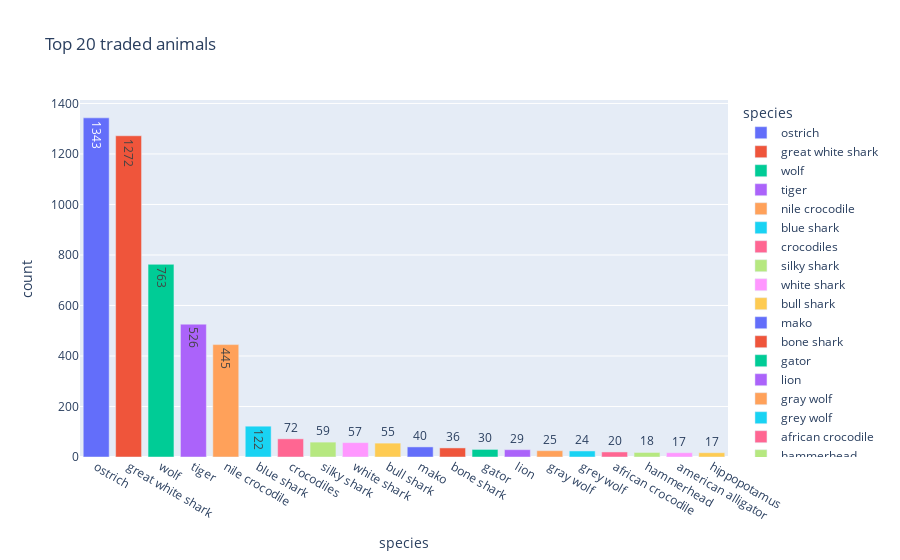

The notebook cell saved with this chart:
### Code cell
fig = px.bar(wildlife_count.head(20), y='count', x='species', color='species',
             title="Top 20 traded animals", text=wildlife_count.head(20)['count'].astype(str))
fig.show()

### Figure 1 — Plotly figure (JSON) as saved in the notebook; plotly's stock layout.template omitted (floating-point values rounded to 4 significant figures)
{"data": [{"alignmentgroup": "True", "hovertemplate": "species=%{x}<br>count=%{y}<br>text=%{text}<extra></extra>", "legendgroup": "ostrich", "marker": {"color": "#636efa", "pattern": {"shape": ""}}, "name": "ostrich", "offsetgroup": "ostrich", "orientation": "v", "showlegend": true, "text": ["1343"], "textposition": "auto", "type": "bar", "x": ["ostrich"], "xaxis": "x", "y": [1343], "yaxis": "y"}, {"alignmentgroup": "True", "hovertemplate": "species=%{x}<br>count=%{y}<br>text=%{text}<extra></extra>", "legendgroup": "great white shark", "marker": {"color": "#EF553B", "pattern": {"shape": ""}}, "name": "great white shark", "offsetgroup": "great white shark", "orientation": "v", "showlegend": true, "text": ["1272"], "textposition": "auto", "type": "bar", "x": ["great white shark"], "xaxis": "x", "y": [1272], "yaxis": "y"}, {"alignmentgroup": "True", "hovertemplate": "species=%{x}<br>count=%{y}<br>text=%{text}<extra></extra>", "legendgroup": "wolf", "marker": {"color": "#00cc96", "pattern": {"shape": ""}}, "name": "wolf", "offsetgroup": "wolf", "orientation": "v", "showlegend": true, "text": ["763"], "textposition": "auto", "type": "bar", "x": ["wolf"], "xaxis": "x", "y": [763], "yaxis": "y"}, {"alignmentgroup": "True", "hovertemplate": "species=%{x}<br>count=%{y}<br>text=%{text}<extra></extra>", "legendgroup": "tiger", "marker": {"color": "#ab63fa", "pattern": {"shape": ""}}, "name": "tiger", "offsetgroup": "tiger", "orientation": "v", "showlegend": true, "text": ["526"], "textposition": "auto", "type": "bar", "x": ["tiger"], "xaxis": "x", "y": [526], "yaxis": "y"}, {"alignmentgroup": "True", "hovertemplate": "species=%{x}<br>count=%{y}<br>text=%{text}<extra></extra>", "legendgroup": "nile crocodile", "marker": {"color": "#FFA15A", "pattern": {"shape": ""}}, "name": "nile crocodile", "offsetgroup": "nile crocodile", "orientation": "v", "showlegend": true, "text": ["445"], "textposition": "auto", "type": "bar", "x": ["nile crocodile"], "xaxis": "x", "y": [445], "yaxis": "y"}, {"alignmentgroup": "True", "hovertemplate": "species=%{x}<br>count=%{y}<br>text=%{text}<extra></extra>", "legendgroup": "blue shark", "marker": {"color": "#19d3f3", "pattern": {"shape": ""}}, "name": "blue shark", "offsetgroup": "blue shark", "orientation": "v", "showlegend": true, "text": ["122"], "textposition": "auto", "type": "bar", "x": ["blue shark"], "xaxis": "x", "y": [122], "yaxis": "y"}, {"alignmentgroup": "True", "hovertemplate": "species=%{x}<br>count=%{y}<br>text=%{text}<extra></extra>", "legendgroup": "crocodiles", "marker": {"color": "#FF6692", "pattern": {"shape": ""}}, "name": "crocodiles", "offsetgroup": "crocodiles", "orientation": "v", "showlegend": true, "text": ["72"], "textposition": "auto", "type": "bar", "x": ["crocodiles"], "xaxis": "x", "y": [72], "yaxis": "y"}, {"alignmentgroup": "True", "hovertemplate": "species=%{x}<br>count=%{y}<br>text=%{text}<extra></extra>", "legendgroup": "silky shark", "marker": {"color": "#B6E880", "pattern": {"shape": ""}}, "name": "silky shark", "offsetgroup": "silky shark", "orientation": "v", "showlegend": true, "text": ["59"], "textposition": "auto", "type": "bar", "x": ["silky shark"], "xaxis": "x", "y": [59], "yaxis": "y"}, {"alignmentgroup": "True", "hovertemplate": "species=%{x}<br>count=%{y}<br>text=%{text}<extra></extra>", "legendgroup": "white shark", "marker": {"color": "#FF97FF", "pattern": {"shape": ""}}, "name": "white shark", "offsetgroup": "white shark", "orientation": "v", "showlegend": true, "text": ["57"], "textposition": "auto", "type": "bar", "x": ["white shark"], "xaxis": "x", "y": [57], "yaxis": "y"}, {"alignmentgroup": "True", "hovertemplate": "species=%{x}<br>count=%{y}<br>text=%{text}<extra></extra>", "legendgroup": "bull shark", "marker": {"color": "#FECB52", "pattern": {"shape": ""}}, "name": "bull shark", "offsetgroup": "bull shark", "orientation": "v", "showlegend": true, "text": ["55"], "textposition": "auto", "type": "bar", "x": ["bull shark"], "xaxis": "x", "y": [55], "yaxis": "y"}, {"alignmentgroup": "True", "hovertemplate": "species=%{x}<br>count=%{y}<br>text=%{text}<extra></extra>", "legendgroup": "mako", "marker": {"color": "#636efa", "pattern": {"shape": ""}}, "name": "mako", "offsetgroup": "mako", "orientation": "v", "showlegend": true, "text": ["40"], "textposition": "auto", "type": "bar", "x": ["mako"], "xaxis": "x", "y": [40], "yaxis": "y"}, {"alignmentgroup": "True", "hovertemplate": "species=%{x}<br>count=%{y}<br>text=%{text}<extra></extra>", "legendgroup": "bone shark", "marker": {"color": "#EF553B", "pattern": {"shape": ""}}, "name": "bone shark", "offsetgroup": "bone shark", "orientation": "v", "showlegend": true, "text": ["36"], "textposition": "auto", "type": "bar", "x": ["bone shark"], "xaxis": "x", "y": [36], "yaxis": "y"}, {"alignmentgroup": "True", "hovertemplate": "species=%{x}<br>count=%{y}<br>text=%{text}<extra></extra>", "legendgroup": "gator", "marker": {"color": "#00cc96", "pattern": {"shape": ""}}, "name": "gator", "offsetgroup": "gator", "orientation": "v", "showlegend": true, "text": ["30"], "textposition": "auto", "type": "bar", "x": ["gator"], "xaxis": "x", "y": [30], "yaxis": "y"}, {"alignmentgroup": "True", "hovertemplate": "species=%{x}<br>count=%{y}<br>text=%{text}<extra></extra>", "legendgroup": "lion", "marker": {"color": "#ab63fa", "pattern": {"shape": ""}}, "name": "lion", "offsetgroup": "lion", "orientation": "v", "showlegend": true, "text": ["29"], "textposition": "auto", "type": "bar", "x": ["lion"], "xaxis": "x", "y": [29], "yaxis": "y"}, {"alignmentgroup": "True", "hovertemplate": "species=%{x}<br>count=%{y}<br>text=%{text}<extra></extra>", "legendgroup": "gray wolf", "marker": {"color": "#FFA15A", "pattern": {"shape": ""}}, "name": "gray wolf", "offsetgroup": "gray wolf", "orientation": "v", "showlegend": true, "text": ["25"], "textposition": "auto", "type": "bar", "x": ["gray wolf"], "xaxis": "x", "y": [25], "yaxis": "y"}, {"alignmentgroup": "True", "hovertemplate": "species=%{x}<br>count=%{y}<br>text=%{text}<extra></extra>", "legendgroup": "grey wolf", "marker": {"color": "#19d3f3", "pattern": {"shape": ""}}, "name": "grey wolf", "offsetgroup": "grey wolf", "orientation": "v", "showlegend": true, "text": ["24"], "textposition": "auto", "type": "bar", "x": ["grey wolf"], "xaxis": "x", "y": [24], "yaxis": "y"}, {"alignmentgroup": "True", "hovertemplate": "species=%{x}<br>count=%{y}<br>text=%{text}<extra></extra>", "legendgroup": "african crocodile", "marker": {"color": "#FF6692", "pattern": {"shape": ""}}, "name": "african crocodile", "offsetgroup": "african crocodile", "orientation": "v", "showlegend": true, "text": ["20"], "textposition": "auto", "type": "bar", "x": ["african crocodile"], "xaxis": "x", "y": [20], "yaxis": "y"}, {"alignmentgroup": "True", "hovertemplate": "species=%{x}<br>count=%{y}<br>text=%{text}<extra></extra>", "legendgroup": "hammerhead", "marker": {"color": "#B6E880", "pattern": {"shape": ""}}, "name": "hammerhead", "offsetgroup": "hammerhead", "orientation": "v", "showlegend": true, "text": ["18"], "textposition": "auto", "type": "bar", "x": ["hammerhead"], "xaxis": "x", "y": [18], "yaxis": "y"}, {"alignmentgroup": "True", "hovertemplate": "species=%{x}<br>count=%{y}<br>text=%{text}<extra></extra>", "legendgroup": "american alligator", "marker": {"color": "#FF97FF", "pattern": {"shape": ""}}, "name": "american alligator", "offsetgroup": "american alligator", "orientation": "v", "showlegend": true, "text": ["17"], "textposition": "auto", "type": "bar", "x": ["american alligator"], "xaxis": "x", "y": [17], "yaxis": "y"}, {"alignmentgroup": "True", "hovertemplate": "species=%{x}<br>count=%{y}<br>text=%{text}<extra></extra>", "legendgroup": "hippopotamus", "marker": {"color": "#FECB52", "pattern": {"shape": ""}}, "name": "hippopotamus", "offsetgroup": "hippopotamus", "orientation": "v", "showlegend": true, "text": ["17"], "textposition": "auto", "type": "bar", "x": ["hippopotamus"], "xaxis": "x", "y": [17], "yaxis": "y"}], "layout": {"barmode": "relative", "legend": {"title": {"text": "species"}, "tracegroupgap": 0}, "title": {"text": "Top 20 traded animals"}, "xaxis": {"anchor": "y", "categoryarray": ["ostrich", "great white shark", "wolf", "tiger", "nile crocodile", "blue shark", "crocodiles", "silky shark", "white shark", "bull shark", "mako", "bone shark", "gator", "lion", "gray wolf", "grey wolf", "african crocodile", "hammerhead", "american alligator", "hippopotamus"], "categoryorder": "array", "domain": [0, 1], "title": {"text": "species"}}, "yaxis": {"anchor": "x", "domain": [0, 1], "title": {"text": "count"}}}}
